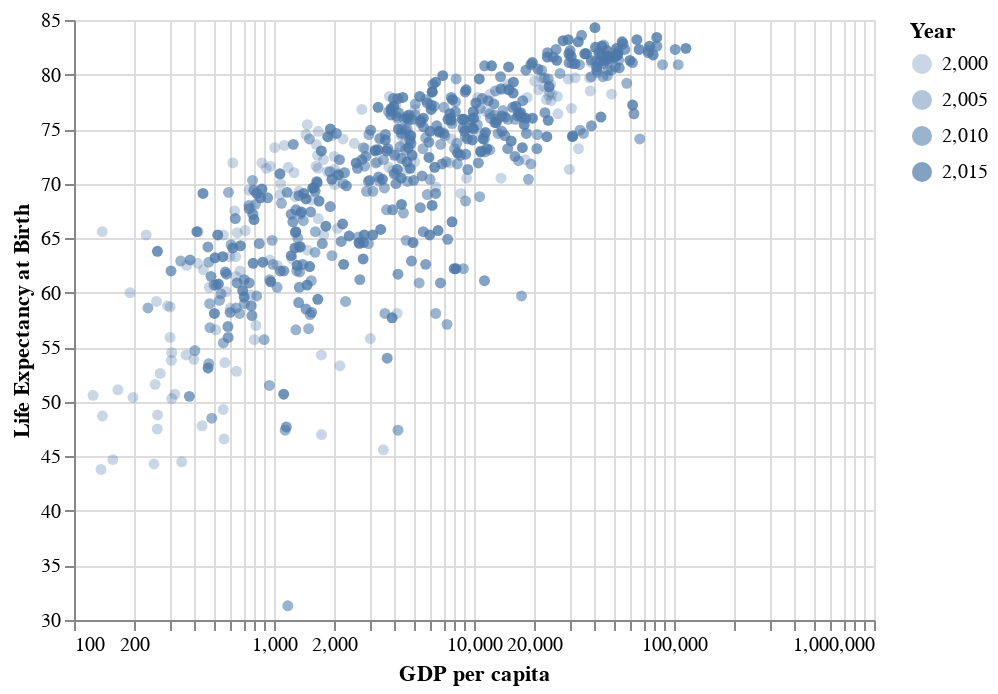

Notebook source saved alongside this figure:
### Markdown cell above
If instead of simply modifying an aesthetic, we want to use it to display variable information, we could instead specify the attribute *through an encoding*, as below:

### Code cell
# use opacity as an encoding channel
alt.Chart(data).mark_circle().encode(
    x = alt.X('GDP per capita', scale = alt.Scale(type = 'log')),
    y = alt.Y('Life Expectancy', title = 'Life Expectancy at Birth', scale = alt.Scale(zero = False)),
    opacity = 'Year'
)

### Figure 1 — Vega-Lite specification as saved in the notebook (floating-point values rounded to 4 significant figures; data arrays with more than 128 entries replaced by an {"elided": "..."} marker saying what was removed)
{"config": {"view": {"continuousWidth": 400, "continuousHeight": 300}}, "data": {"name": "data-29977ff87bd5cb58512af82a56f9552e"}, "mark": "circle", "encoding": {"opacity": {"field": "Year", "type": "quantitative"}, "x": {"field": "GDP per capita", "scale": {"type": "log"}, "type": "quantitative"}, "y": {"field": "Life Expectancy", "scale": {"zero": false}, "title": "Life Expectancy at Birth", "type": "quantitative"}}, "$schema": "https://vega.github.io/schema/vega-lite/v4.17.0.json", "datasets": {"data-29977ff87bd5cb58512af82a56f9552e": {"elided": "620 records"}}}
